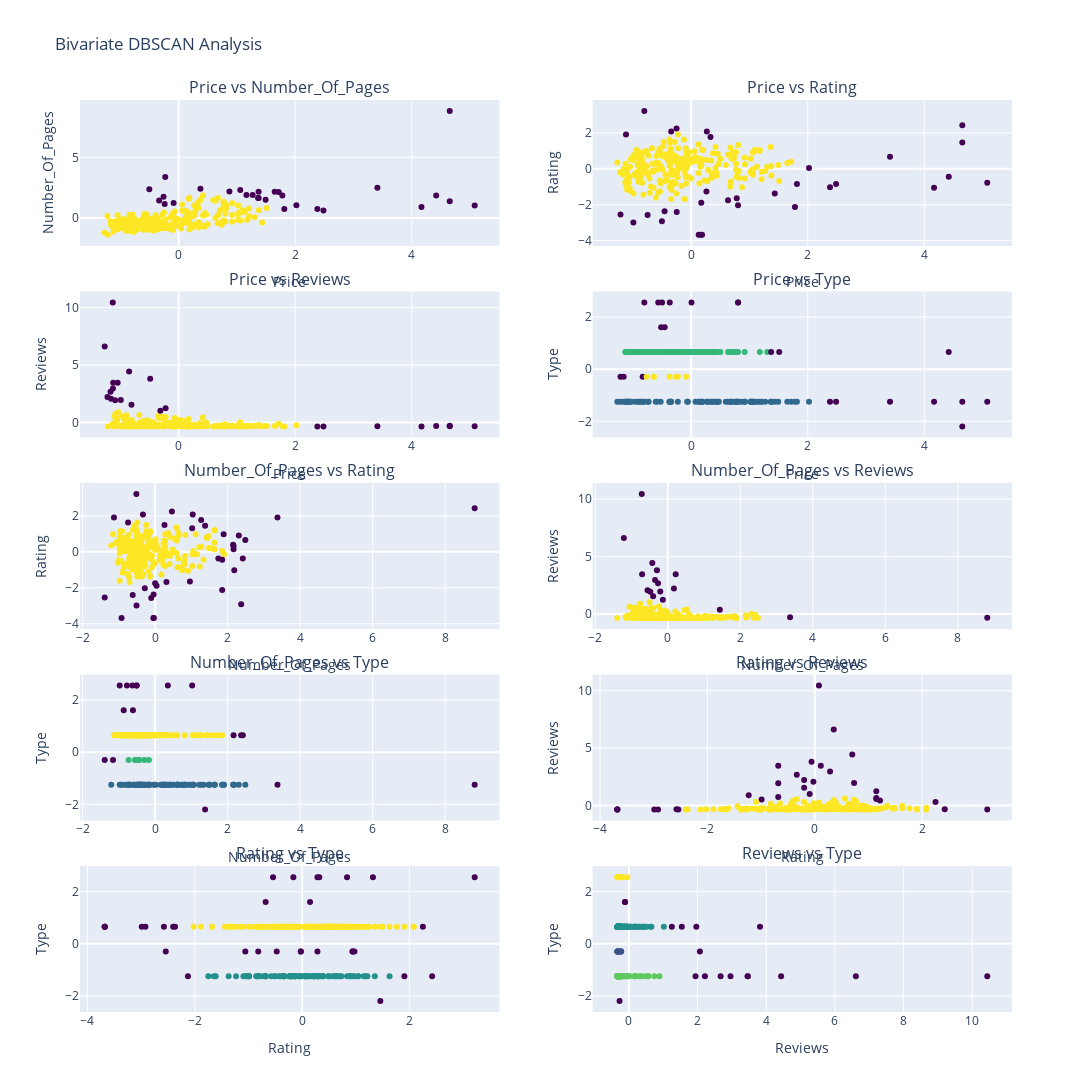

Notebook code for this chart:
### Markdown cell above
### Task 2.1: Bivariate Outlier Detection

To view the interactive plot, please visit the following link: [yufanbruce.com/dsw/posts/a2](https://yufanbruce.com/dsw/posts/a2).

### Code cell
# All the bivariate combinations of the features
bivariate_combinations = list(combinations(features, 2))

outliers_bivariate = {}  # Store the outliers for each bivariate combination

fig = make_subplots(
    rows=5,
    cols=2,
    subplot_titles=[f"{x[0]} vs {x[1]}" for x in bivariate_combinations],
    vertical_spacing=0.05,
)

for i, combination in enumerate(bivariate_combinations):
    feature1, feature2 = combination
    X_subset = X_scaled_df[[feature1, feature2]]
    
    # Apply DBSCAN
    dbscan = DBSCAN(eps=0.4, min_samples=7).fit(X_subset)
    labels = dbscan.labels_

    # Store the outliers
    outlier_indices = np.where(labels == -1)[0]
    outliers_bivariate[combination] = df.iloc[outlier_indices][[feature1, feature2]]
    
    outliers = X_subset[labels == -1]
    outliers_bivariate[combination] = outliers

    # Plot
    fig.add_trace(
        go.Scatter(
            x=X_subset[feature1],
            y=X_subset[feature2],
            mode="markers",
            marker=dict(color=labels, colorscale="Viridis", showscale=True),
            text=labels,
            showlegend=False,
        ),
        row=i // 2 + 1,
        col=i % 2 + 1,
    )
    fig.update_xaxes(title_text=feature1, row=i // 2 + 1, col=i % 2 + 1)
    fig.update_yaxes(title_text=feature2, row=i // 2 + 1, col=i % 2 + 1)


fig.update_layout(height=2000, width=1200, title_text="Bivariate DBSCAN Analysis")
fig.update_traces(marker_showscale=False)

fig.write_html("plots/task2_1.html")
fig.show()

### Figure 1 — Plotly figure (JSON) as saved in the notebook; plotly's stock layout.template omitted (floating-point values rounded to 4 significant figures; data arrays with more than 128 entries replaced by an {"elided": "..."} marker saying what was removed)
{"data": [{"marker": {"color": {"elided": "271 int values"}, "colorscale": [[0, "#440154"], [0.1111, "#482878"], [0.2222, "#3e4989"], [0.3333, "#31688e"], [0.4444, "#26828e"], [0.5556, "#1f9e89"], [0.6667, "#35b779"], [0.7778, "#6ece58"], [0.8889, "#b5de2b"], [1, "#fde725"]], "showscale": false}, "mode": "markers", "showlegend": false, "text": {"elided": "271 int values"}, "type": "scatter", "x": {"elided": "271 float values"}, "xaxis": "x", "y": {"elided": "271 float values"}, "yaxis": "y"}, {"marker": {"color": {"elided": "271 int values"}, "colorscale": [[0, "#440154"], [0.1111, "#482878"], [0.2222, "#3e4989"], [0.3333, "#31688e"], [0.4444, "#26828e"], [0.5556, "#1f9e89"], [0.6667, "#35b779"], [0.7778, "#6ece58"], [0.8889, "#b5de2b"], [1, "#fde725"]], "showscale": false}, "mode": "markers", "showlegend": false, "text": {"elided": "271 int values"}, "type": "scatter", "x": {"elided": "271 float values"}, "xaxis": "x2", "y": {"elided": "271 float values"}, "yaxis": "y2"}, {"marker": {"color": {"elided": "271 int values"}, "colorscale": [[0, "#440154"], [0.1111, "#482878"], [0.2222, "#3e4989"], [0.3333, "#31688e"], [0.4444, "#26828e"], [0.5556, "#1f9e89"], [0.6667, "#35b779"], [0.7778, "#6ece58"], [0.8889, "#b5de2b"], [1, "#fde725"]], "showscale": false}, "mode": "markers", "showlegend": false, "text": {"elided": "271 int values"}, "type": "scatter", "x": {"elided": "271 float values"}, "xaxis": "x3", "y": {"elided": "271 float values"}, "yaxis": "y3"}, {"marker": {"color": {"elided": "271 int values"}, "colorscale": [[0, "#440154"], [0.1111, "#482878"], [0.2222, "#3e4989"], [0.3333, "#31688e"], [0.4444, "#26828e"], [0.5556, "#1f9e89"], [0.6667, "#35b779"], [0.7778, "#6ece58"], [0.8889, "#b5de2b"], [1, "#fde725"]], "showscale": false}, "mode": "markers", "showlegend": false, "text": {"elided": "271 int values"}, "type": "scatter", "x": {"elided": "271 float values"}, "xaxis": "x4", "y": {"elided": "271 float values"}, "yaxis": "y4"}, {"marker": {"color": {"elided": "271 int values"}, "colorscale": [[0, "#440154"], [0.1111, "#482878"], [0.2222, "#3e4989"], [0.3333, "#31688e"], [0.4444, "#26828e"], [0.5556, "#1f9e89"], [0.6667, "#35b779"], [0.7778, "#6ece58"], [0.8889, "#b5de2b"], [1, "#fde725"]], "showscale": false}, "mode": "markers", "showlegend": false, "text": {"elided": "271 int values"}, "type": "scatter", "x": {"elided": "271 float values"}, "xaxis": "x5", "y": {"elided": "271 float values"}, "yaxis": "y5"}, {"marker": {"color": {"elided": "271 int values"}, "colorscale": [[0, "#440154"], [0.1111, "#482878"], [0.2222, "#3e4989"], [0.3333, "#31688e"], [0.4444, "#26828e"], [0.5556, "#1f9e89"], [0.6667, "#35b779"], [0.7778, "#6ece58"], [0.8889, "#b5de2b"], [1, "#fde725"]], "showscale": false}, "mode": "markers", "showlegend": false, "text": {"elided": "271 int values"}, "type": "scatter", "x": {"elided": "271 float values"}, "xaxis": "x6", "y": {"elided": "271 float values"}, "yaxis": "y6"}, {"marker": {"color": {"elided": "271 int values"}, "colorscale": [[0, "#440154"], [0.1111, "#482878"], [0.2222, "#3e4989"], [0.3333, "#31688e"], [0.4444, "#26828e"], [0.5556, "#1f9e89"], [0.6667, "#35b779"], [0.7778, "#6ece58"], [0.8889, "#b5de2b"], [1, "#fde725"]], "showscale": false}, "mode": "markers", "showlegend": false, "text": {"elided": "271 int values"}, "type": "scatter", "x": {"elided": "271 float values"}, "xaxis": "x7", "y": {"elided": "271 float values"}, "yaxis": "y7"}, {"marker": {"color": {"elided": "271 int values"}, "colorscale": [[0, "#440154"], [0.1111, "#482878"], [0.2222, "#3e4989"], [0.3333, "#31688e"], [0.4444, "#26828e"], [0.5556, "#1f9e89"], [0.6667, "#35b779"], [0.7778, "#6ece58"], [0.8889, "#b5de2b"], [1, "#fde725"]], "showscale": false}, "mode": "markers", "showlegend": false, "text": {"elided": "271 int values"}, "type": "scatter", "x": {"elided": "271 float values"}, "xaxis": "x8", "y": {"elided": "271 float values"}, "yaxis": "y8"}, {"marker": {"color": {"elided": "271 int values"}, "colorscale": [[0, "#440154"], [0.1111, "#482878"], [0.2222, "#3e4989"], [0.3333, "#31688e"], [0.4444, "#26828e"], [0.5556, "#1f9e89"], [0.6667, "#35b779"], [0.7778, "#6ece58"], [0.8889, "#b5de2b"], [1, "#fde725"]], "showscale": false}, "mode": "markers", "showlegend": false, "text": {"elided": "271 int values"}, "type": "scatter", "x": {"elided": "271 float values"}, "xaxis": "x9", "y": {"elided": "271 float values"}, "yaxis": "y9"}, {"marker": {"color": {"elided": "271 int values"}, "colorscale": [[0, "#440154"], [0.1111, "#482878"], [0.2222, "#3e4989"], [0.3333, "#31688e"], [0.4444, "#26828e"], [0.5556, "#1f9e89"], [0.6667, "#35b779"], [0.7778, "#6ece58"], [0.8889, "#b5de2b"], [1, "#fde725"]], "showscale": false}, "mode": "markers", "showlegend": false, "text": {"elided": "271 int values"}, "type": "scatter", "x": {"elided": "271 float values"}, "xaxis": "x10", "y": {"elided": "271 float values"}, "yaxis": "y10"}], "layout": {"annotations": [{"font": {"size": 16}, "showarrow": false, "text": "Price vs Number_Of_Pages", "x": 0.225, "xanchor": "center", "xref": "paper", "y": 1, "yanchor": "bottom", "yref": "paper"}, {"font": {"size": 16}, "showarrow": false, "text": "Price vs Rating", "x": 0.775, "xanchor": "center", "xref": "paper", "y": 1, "yanchor": "bottom", "yref": "paper"}, {"font": {"size": 16}, "showarrow": false, "text": "Price vs Reviews", "x": 0.225, "xanchor": "center", "xref": "paper", "y": 0.79, "yanchor": "bottom", "yref": "paper"}, {"font": {"size": 16}, "showarrow": false, "text": "Price vs Type", "x": 0.775, "xanchor": "center", "xref": "paper", "y": 0.79, "yanchor": "bottom", "yref": "paper"}, {"font": {"size": 16}, "showarrow": false, "text": "Number_Of_Pages vs Rating", "x": 0.225, "xanchor": "center", "xref": "paper", "y": 0.58, "yanchor": "bottom", "yref": "paper"}, {"font": {"size": 16}, "showarrow": false, "text": "Number_Of_Pages vs Reviews", "x": 0.775, "xanchor": "center", "xref": "paper", "y": 0.58, "yanchor": "bottom", "yref": "paper"}, {"font": {"size": 16}, "showarrow": false, "text": "Number_Of_Pages vs Type", "x": 0.225, "xanchor": "center", "xref": "paper", "y": 0.37, "yanchor": "bottom", "yref": "paper"}, {"font": {"size": 16}, "showarrow": false, "text": "Rating vs Reviews", "x": 0.775, "xanchor": "center", "xref": "paper", "y": 0.37, "yanchor": "bottom", "yref": "paper"}, {"font": {"size": 16}, "showarrow": false, "text": "Rating vs Type", "x": 0.225, "xanchor": "center", "xref": "paper", "y": 0.16, "yanchor": "bottom", "yref": "paper"}, {"font": {"size": 16}, "showarrow": false, "text": "Reviews vs Type", "x": 0.775, "xanchor": "center", "xref": "paper", "y": 0.16, "yanchor": "bottom", "yref": "paper"}], "height": 2000, "title": {"text": "Bivariate DBSCAN Analysis"}, "width": 1200, "xaxis": {"anchor": "y", "domain": [0, 0.45], "title": {"text": "Price"}}, "xaxis10": {"anchor": "y10", "domain": [0.55, 1], "title": {"text": "Reviews"}}, "xaxis2": {"anchor": "y2", "domain": [0.55, 1], "title": {"text": "Price"}}, "xaxis3": {"anchor": "y3", "domain": [0, 0.45], "title": {"text": "Price"}}, "xaxis4": {"anchor": "y4", "domain": [0.55, 1], "title": {"text": "Price"}}, "xaxis5": {"anchor": "y5", "domain": [0, 0.45], "title": {"text": "Number_Of_Pages"}}, "xaxis6": {"anchor": "y6", "domain": [0.55, 1], "title": {"text": "Number_Of_Pages"}}, "xaxis7": {"anchor": "y7", "domain": [0, 0.45], "title": {"text": "Number_Of_Pages"}}, "xaxis8": {"anchor": "y8", "domain": [0.55, 1], "title": {"text": "Rating"}}, "xaxis9": {"anchor": "y9", "domain": [0, 0.45], "title": {"text": "Rating"}}, "yaxis": {"anchor": "x", "domain": [0.84, 1], "title": {"text": "Number_Of_Pages"}}, "yaxis10": {"anchor": "x10", "domain": [0, 0.16], "title": {"text": "Type"}}, "yaxis2": {"anchor": "x2", "domain": [0.84, 1], "title": {"text": "Rating"}}, "yaxis3": {"anchor": "x3", "domain": [0.63, 0.79], "title": {"text": "Reviews"}}, "yaxis4": {"anchor": "x4", "domain": [0.63, 0.79], "title": {"text": "Type"}}, "yaxis5": {"anchor": "x5", "domain": [0.42, 0.58], "title": {"text": "Rating"}}, "yaxis6": {"anchor": "x6", "domain": [0.42, 0.58], "title": {"text": "Reviews"}}, "yaxis7": {"anchor": "x7", "domain": [0.21, 0.37], "title": {"text": "Type"}}, "yaxis8": {"anchor": "x8", "domain": [0.21, 0.37], "title": {"text": "Reviews"}}, "yaxis9": {"anchor": "x9", "domain": [0, 0.16], "title": {"text": "Type"}}}}
